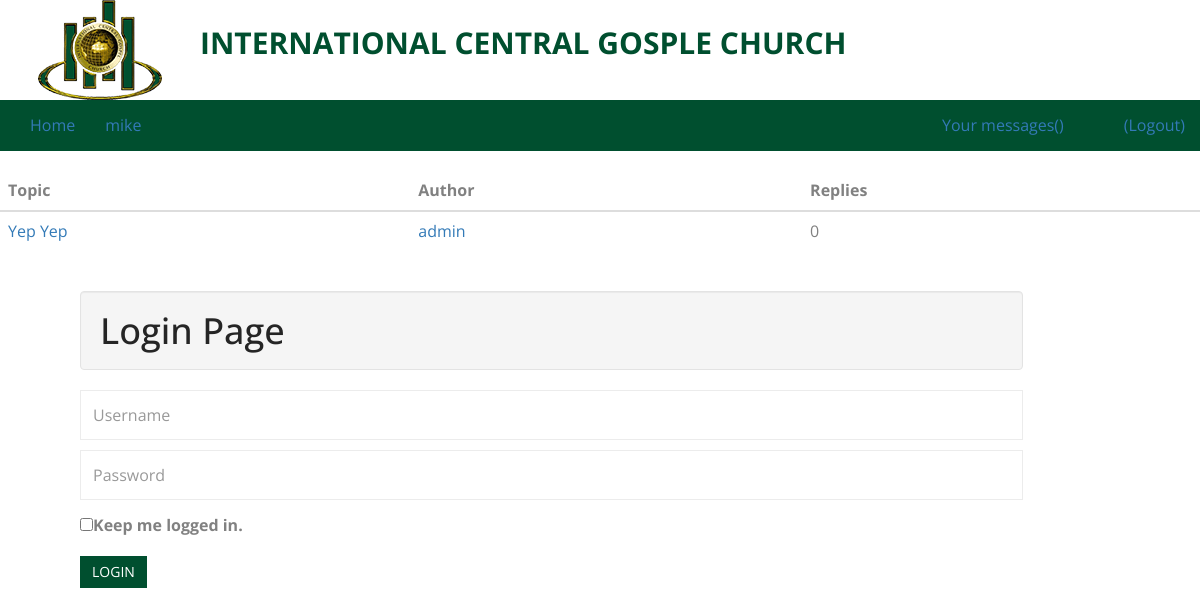
/templates/list_topics.php?parent=2, run on the app's committed database.
### tables this page shows
CREATE TABLE IF NOT EXISTS `categories` (
  `id` smallint(6) NOT NULL,
  `name` varchar(256) NOT NULL,
  `description` text NOT NULL,
  `position` smallint(6) NOT NULL,
  PRIMARY KEY (`id`)
);

CREATE TABLE IF NOT EXISTS `topics` (
  `parent` smallint(6) NOT NULL,
  `id` int(11) NOT NULL,
  `id2` int(11) NOT NULL,
  `title` varchar(256) NOT NULL,
  `message` longtext NOT NULL,
  `authorid` int(11) NOT NULL,
  `timestamp` int(11) NOT NULL,
  `timestamp2` int(11) NOT NULL,
  PRIMARY KEY (`id`,`id2`)
);

CREATE TABLE IF NOT EXISTS `users` (
  `id` bigint(20) NOT NULL,
  `username` varchar(255) NOT NULL,
  `password` varchar(255) NOT NULL,
  `email` varchar(255) NOT NULL,
  `avatar` text NOT NULL,
  `signup_date` int(10) NOT NULL
);

### templates/config.php (called while the page is built, shortened)
<?php
$url_home = 'chat.php';
?>

### templates/list_topics.php (the view, shortened to what this page needs)
<?php
include('config.php');
if(isset($_GET['parent']))
{
	$id = intval($_GET['parent']);
	$dn1 = mysql_fetch_array(mysql_query('select count(c.id) as nb1, c.name,count(t.id) as topics from categories as c left join topics as t on t.parent="'.$id.'" where c.id="'.$id.'" group by c.id'));
if($dn1['nb1']>0)
{
?>
<!DOCTYPE html>
<html>
    <head>
    <link rel="stylesheet" href="../css/font-awesome.min.css">
    <link rel="stylesheet" href="../css/jquery.fancybox.css">
    <link rel="stylesheet" href="../css/bootstrap.min.css">
    <link rel="stylesheet" href="../css/owl.carousel.css">
    <link rel="stylesheet" href="../css/slit-slider.css">
    <link rel="stylesheet" href="../css/animate.css">
    <link rel="stylesheet" href="../css/main.css">
    </head>
    <body id="body">
    	<div class="header">
            <a href="<?php echo $url_home; ?>"><img src="../images/icgc2.png" alt="Forum" /><span style="color: #004f2f; border-color: #b0931b;font-weight: bold; font-size:30px;">INTERNATIONAL CENTRAL GOSPLE CHURCH</span></a>
        </div>
        <div class="content">
<?php
if(isset($_SESSION['username']))
{
$nb_new_pm = mysql_fetch_array(mysql_query('select count(*) as nb_new_pm from pm where ((user1="'.$_SESSION['userid'].'" and user1read="no") or (user2="'.$_SESSION['userid'].'" and user2read="no")) and id2="1"'));
$nb_new_pm = $nb_new_pm['nb_new_pm'];
?>
<header class="main-header" style="background: #004f2f; border-color: #b0931b; border-width: 2px;">
  <nav class="navbar navbar-static-top">
    <div class="container-fluid">
    <div class="navbar-header">
      <button type="button" class="navbar-toggle collapsed" data-toggle="collapse" data-target="#navbar-collapse">
        <i class="fa fa-bars"></i>
      </button>
    </div>
    <div class="collapse navbar-collapse" id="navbar-collapse">
      <ul class="nav navbar-nav">
        <li class="active"><a href="<?php echo $url_home; ?>">Home</a>
        </li>
        <li><a href="list_topics.php?parent=<?php echo $id; ?>"><?php echo htmlentities($dn1['name'], ENT_QUOTES, 'UTF-8'); ?></a></li>
      </ul>
      <ul class="nav navbar-nav navbar-right">
        <li><a href="list_pm.php">Your messages(<?php echo $nb_new_pm; ?>)</a></li>
        <li><a href="profile.php?id=<?php echo $_SESSION['userid']; ?>"><?php echo htmlentities($_SESSION['username'], ENT_QUOTES, 'UTF-8'); ?></a></li>
        <li><a href="login.php">(Logout)</a></li>
      </ul>
       <div class="clean"></div>
    </div>
    </div>
  </nav>
</header>
<?php
}
else
{
?>
<header class="main-header" style="background: #004f2f; border-color: #b0931b; border-width: 2px;">
  <nav class="navbar navbar-static-top">
    <div class="container-fluid">
    <div class="collapse navbar-collapse" id="navbar-collapse">
      <ul class="nav navbar-nav">
        <li class="active"><a href="<?php echo $url_home; ?>">Home</a>
        </li>
        <li><a href="list_topics.php?parent=<?php echo $id; ?>"><?php echo htmlentities($dn1['name'], ENT_QUOTES, 'UTF-8'); ?></a></li>
      </ul>
      <ul class="nav navbar-nav navbar-right">
        <li><a href="list_pm.php">Your messages(<?php echo $nb_new_pm; ?>)</a></li>
        <li><a href="profile.php?id=<?php echo $_SESSION['userid']; ?>"><?php echo htmlentities($_SESSION['username'], ENT_QUOTES, 'UTF-8'); ?></a></li>
        <li><a href="login.php">(Logout)</a></li>
      </ul>
    </div>
    </div>
  </nav>
</header>
<?php
}
?>
<?php
$dn2 = mysql_query('select t.id, t.title, t.authorid, u.username as author, count(r.id) as replies from topics as t left join topics as r on r.parent="'.$id.'" and r.id=t.id and r.id2!=1  left join users as u on u.id=t.authorid where t.parent="'.$id.'" and t.id2=1 group by t.id order by t.timestamp2 desc');
if(mysql_num_rows($dn2)>0)
{
?>
<table class="table">
<thead>
	<tr>
    	<th class="forum_tops">Topic</th>
    	<th class="forum_auth">Author</th>
    	<th class="forum_nrep">Replies</th>
	</tr>
</thead>
<?php
while($dnn2 = mysql_fetch_array($dn2))
{
?>
<thead>
	<tr>
    	<td class="forum_tops"><a href="read_topic.php?id=<?php echo $dnn2['id']; ?>"><?php echo htmlentities($dnn2['title'], ENT_QUOTES, 'UTF-8'); ?></a></td>
    	<td><a href="profile.php?id=<?php echo $dnn2['authorid']; ?>"><?php echo htmlentities($dnn2['author'], ENT_QUOTES, 'UTF-8'); ?></a></td>
    	<td><?php echo $dnn2['replies']; ?></td>
    </tr>
</thead>
<?php
}
?>
</table>
<?php
}
else
{
?>
<div class="wow animated fadeInLeft">This category has no topic.</div>
<?php
}
if(isset($_SESSION['username']))
{
?>
	<a href="new_topic.php?parent=<?php echo $id; ?>" class="btn btn-success" style="background: #004f2f;">New Topic</a>
<?php
}
else
{
?>
<section id="contact">
    <div class="container">
        <div class="row">
            <div class="col-md-11 contact-form wow animated fadeInLeft">
                <form action="login.php" method="post" style="padding-left: 40px; padding-right: 40px; margin-right: 10px; margin-left: 10px;">
                    <h1 class="well">Login Page</h1>
                    <div class="input-field">
                        <input type="text" name="username" id="username" placeholder="Username" class="form-control" value="<?php echo htmlentities($ousername, ENT_QUOTES, 'UTF-8'); ?>" />
                    </div>
                    <div class="input-field">
                        <input type="password" name="password" class="form-control" placeholder="Password" minlength="6 characters" required/>
                    </div>
                    <div class="input-field">
                        <input type="checkbox" name="memorize" id="memorize" value="yes"/><label>Keep me logged in.</label>
                    </div>
                        <input type="submit" value="Login" class="btn btn-primary" style="background: #004f2f;">
                </form>
            </div>
        </div>
    </div>
</section>
</div>
<?php
}
?>
</body>
</html>
<?php
}
else
{
	echo '<h2>This category doesn\'t exist.</h2>';
}
}
else
{
	echo '<h2>The ID of the category you want to visit is not defined.</h2>';
}
?>

### css/slit-slider.css (style rules this page uses)
.sl-trans-back-elems .caption-content span,, .sl-trans-back-elems .caption-content a { -webkit-animation: fadeOut 1s linear both; -moz-animation: fadeOut 1s linear both; -o-animation: fadeOut 1s linear both; -ms-animation: fadeOut 1s linear both; animation: fadeOut 1s linear both; }

### css/main.css (style rules this page uses)
body { background-color: #fff; font-family: 'Open Sans', sans-serif; line-height: 30px; font-size: 16px; color: #818181; }
a { -webkit-transition: all 0.3s ease-out 0s; -moz-transition: all 0.3s ease-out 0s; -ms-transition: all 0.3s ease-out 0s; -o-transition: all 0.3s ease-out 0s; transition: all 0.3s ease-out 0s; }
a, a:hover, a:focus, .btn:focus { text-decoration: none; outline: none; }
h1, h2, h3, h4, h5, h6, .h1, .h2, .h3, .h4, .h5, .h6 { font-family: 'Open Sans', sans-serif; color: #252525; }
.btn { border-radius: 0; border: 0; position: relative; text-transform: uppercase; }
.input-field { margin-bottom: 10px; }
.form-control { border: 1px solid #ececec; border-radius: 0; box-shadow: none; color: #818181; font-size: 16px; height: 50px; }

### data on the page
categories: name "mike"
topics: title "Yep Yep", authorid.username "admin", replies "0"
